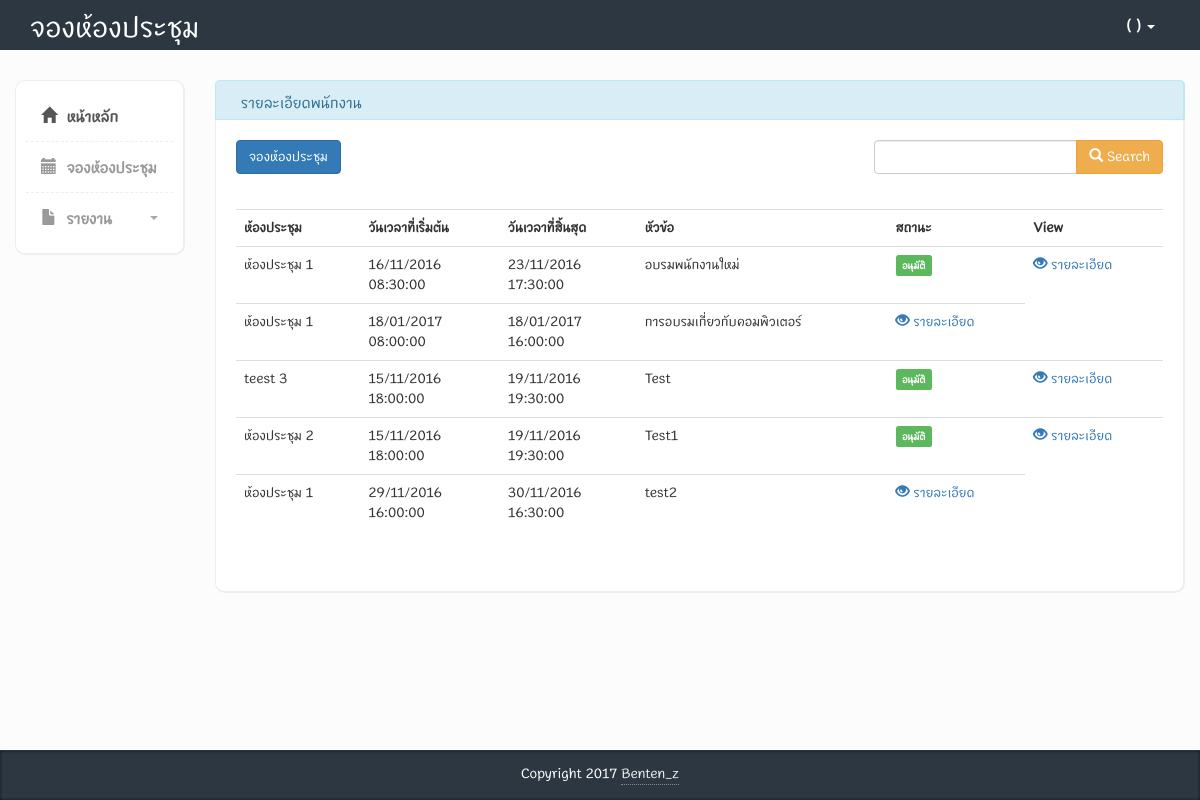
The page /book2.php on the database its author committed.
### tables this page shows
CREATE TABLE `tbl_book` (
  `book_id` int(11) NOT NULL AUTO_INCREMENT,
  `book_date_start` date DEFAULT NULL,
  `book_time_start` time DEFAULT NULL,
  `book_date_finish` date DEFAULT NULL,
  `book_time_finish` time DEFAULT NULL,
  `book_title` varchar(255) DEFAULT NULL,
  `book_detail` varchar(255) DEFAULT NULL,
  `book_qty` int(11) DEFAULT NULL,
  `book_status` varchar(255) DEFAULT NULL,
  `user_id` int(11) DEFAULT NULL,
  `room_id` int(11) DEFAULT NULL,
  PRIMARY KEY (`book_id`)
);

CREATE TABLE `tbl_rooms` (
  `room_id` int(11) NOT NULL AUTO_INCREMENT,
  `room_name` varchar(255) DEFAULT NULL,
  `room_detail` varchar(255) DEFAULT NULL,
  `room_pic` varchar(255) DEFAULT NULL,
  PRIMARY KEY (`room_id`)
);

### book2.php (the view, shortened to what this page needs)
<?php require("ConnectDB.php"); ?>
<?php
  $sql_room = "SELECT * FROM tbl_book LEFT JOIN tbl_rooms ON tbl_book.room_id = tbl_rooms.room_id ";
  $result_room = mysqli_query($con, $sql_room);
?>
<!DOCTYPE html>
<html>
  <?php include("head.php") ?>
  <body>
  	<?php include("header.php") ?>
    <div class="page-content">
    	<div class="row">
		  <div class="col-md-2">
		  	   <?php include("sitebar.php") ?>
		  </div>
		  <div class="col-md-10">
		  	<div class="row">
		  		<div class="col-md-12 panel-info">
		  			<div class="content-box-header panel-heading">
	  					<div class="panel-title ">รายละเอียดพนักงาน</div>
		  			</div>
		  			<div class="content-box-large box-with-header">
              <div class="row">
                <div class="col-md-4">
                    <a href="frm_book.php" class="btn btn-primary">จองห้องประชุม</a>
                </div>
                <div class="col-md-4"></div>
                <div class="col-md-4 pull-right">
                  <div class="form-group">
                    <form class="form" action="book.php" method="GET">
                      <div class="input-group">
                        <input class="form-control" id="txt_search" type="text" name="txt_search">
                        <div class="input-group-btn">
                          <button class="btn btn-warning" type="submit">
                            <span class="glyphicon glyphicon-search"></span>
                            Search
                          </button>
                        </div>
                      </div>
                    </form>
                  </div>
              </div>
            </div>
            <br>
              <div class="table table-responsive">
                    <table class="table table-hover">
                        <tr>
                          <th>ห้องประชุม</th>
                          <th>วันเวลาที่เริ่มต้น</th>
                          <th>วันเวลาที่สิ้นสุด</th>
                          <th>หัวข้อ</th>
                          <th>สถานะ</th>
                          <th>View</th>
                        </tr>
                        <?php
                            while ($row_room = mysqli_fetch_assoc($result_room)) {
                        ?>
                        <tr>
                          <td><?php echo $row_room['room_name'] ; ?></td>
                          <td><?php echo date_format( date_create($row_room['book_date_start']), 'd/m/Y' )  . "<br>" . $row_room['book_time_start'] ; ?></td>
                          <td><?php echo date_format( date_create($row_room['book_date_finish']), 'd/m/Y' ) . "<br>" . $row_room['book_time_finish'] ; ?></td>
                          <td><?php echo $row_room['book_title']; ?></td>
                          <?php if ($row_room['book_status'] === 'อนุมัติ') {
                            echo "<td><span class='label label-success'>" . $row_room['book_status'] . "</span></td>" ;
                          }elseif ($row_room['book_status'] === 'รออนุมัติ') {
                            echo "<td><span class='label label-warning'>" . $row_room['book_status'] . "</span></td>" ;
                          }elseif ($row_room['book_status'] === 'ไม่อนุมัติ') {
                            echo "<td><span class='label label-danger'>" . $row_room['book_status'] . "</span></td>" ;
                          } ?>
                          <td><a href="frm_edit_rooms.php?room_id=<?php echo $row_room['room_id'] ?>" class="btn_edit"><i class="glyphicon glyphicon-eye-open"></i> รายละเอียด</a></td>
                        </tr>
                        <?php } ?>
                    </table>
              </div>
					</div>
		  		</div>
		  	</div>
		  </div>
		</div>
    </div>
    <?php include("footer.php") ?>
  </body>
</html>

### css/styles.css (style rules this page uses)
body { font-family: 'BoonJot-v1.0', sans-serif; background-color: #f7f7f7; position: relative; margin: 0px; font-size: 14px; padding: 0px; }
.page-content > .row { margin-left: 0px !important; margin-right: 0px !important; margin-top: 30px; }
.content-box, .content-box-large { margin-bottom:30px; background:#fff; border-radius:10px; padding:10px; border-left:1px solid #eee; border-top:1px solid #eee; border-right:2px solid #eee; border-bottom:2px solid #eee; }
.content-box-large { padding: 20px; }
.box-with-header { border-top: none; border-top-left-radius:0px; border-top-right-radius:0px; }
.content-box-header { min-height: 40px; font-size: 16px; background:#f5f5f5; border-top-left-radius:5px; border-top-right-radius:5px; padding:10px; border-left:1px solid #eee; border-top:1px solid #eee; border-right:2px solid #eee; }
.content-box-header:after { clear:both; }
body { background-color: #eff0f3; }
.panel-heading>.panel-title, .content-box-header .panel-title { float: left; padding: 10px 15px; padding-top: 0px; }

### rows shown on the page
tbl_book: room.room_name "ห้องประชุม 1", book_date_start "16/11/2016", book_time_start "08:30:00", book_date_finish "23/11/2016", book_time_finish "17:30:00", book_title "อบรมพนักงานใหม่", book_status "อนุมัติ"
tbl_book: room.room_name "ห้องประชุม 1", book_date_start "18/01/2017", book_time_start "08:00:00", book_date_finish "18/01/2017", book_time_finish "16:00:00", book_title "การอบรมเกี่ยวกับคอมพิวเตอร์"
tbl_book: room.room_name "teest 3", book_date_start "15/11/2016", book_time_start "18:00:00", book_date_finish "19/11/2016", book_time_finish "19:30:00", book_title "Test", book_status "อนุมัติ"
tbl_book: room.room_name "ห้องประชุม 2", book_date_start "15/11/2016", book_time_start "18:00:00", book_date_finish "19/11/2016", book_time_finish "19:30:00", book_title "Test1", book_status "อนุมัติ"
tbl_book: room.room_name "ห้องประชุม 1", book_date_start "29/11/2016", book_time_start "16:00:00", book_date_finish "30/11/2016", book_time_finish "16:30:00", book_title "test2"
